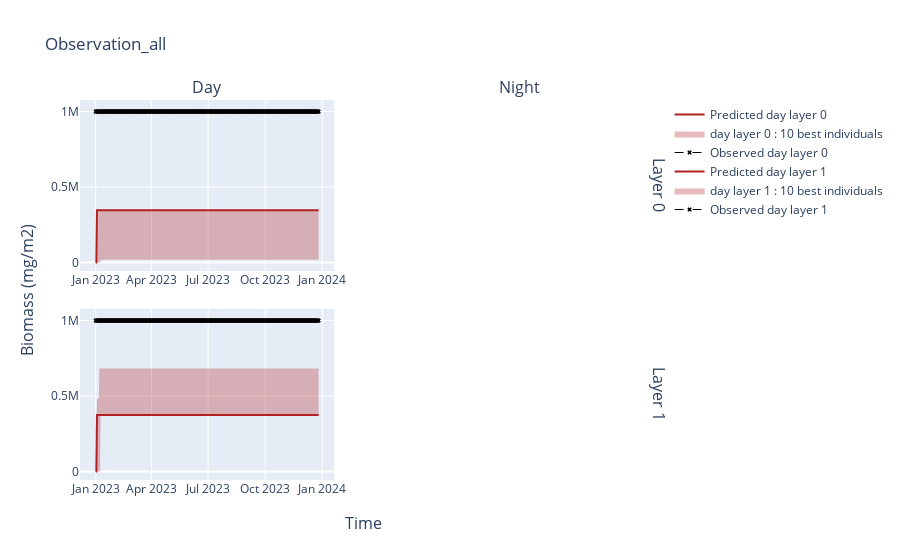
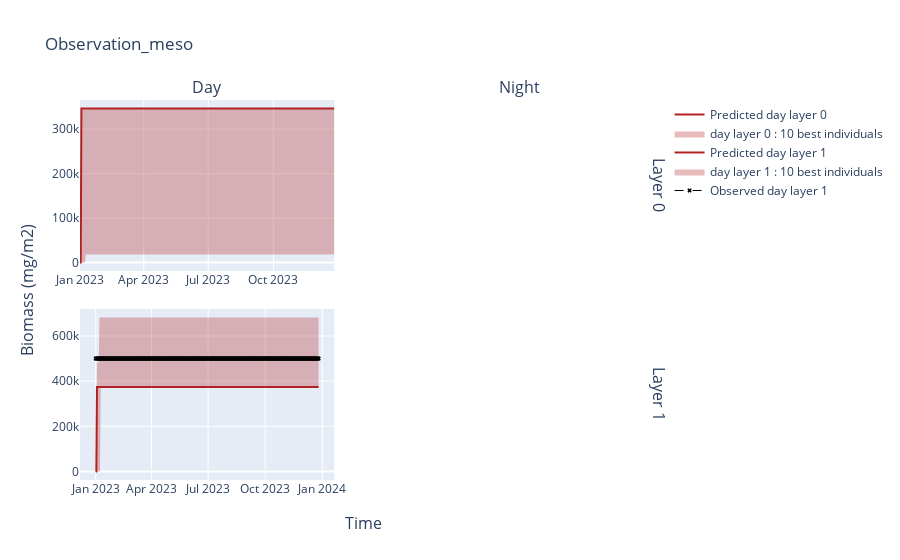

Notebook code cell kept with these figures, in order:
### Code cell
for fig in viewer.time_series(10):
    fig.show()

### Figure 1 — Plotly figure (JSON) as saved in the notebook; plotly's stock layout.template omitted (floating-point values rounded to 4 significant figures; data arrays with more than 128 entries replaced by an {"elided": "..."} marker saying what was removed)
{"data": [{"line": {"color": "firebrick", "dash": "solid", "width": 2}, "mode": "lines", "name": "Predicted day layer 0", "type": "scatter", "x": {"elided": "360 str values"}, "xaxis": "x", "y": {"elided": "360 float values"}, "yaxis": "y"}, {"fill": "toself", "fillcolor": "rgba(174,30,36,0.3)", "line": {"color": "rgba(0,0,0,0)"}, "name": "day layer 0 : 10 best individuals", "type": "scatter", "x": {"elided": "720 str values"}, "xaxis": "x", "y": {"elided": "720 float values"}, "yaxis": "y"}, {"line": {"color": "black", "dash": "dash", "width": 1}, "marker": {"color": "black", "size": 4, "symbol": "x"}, "mode": "lines+markers", "name": "Observed day layer 0", "type": "scatter", "x": {"elided": "360 str values"}, "xaxis": "x", "y": {"elided": "360 float values"}, "yaxis": "y"}, {"line": {"color": "firebrick", "dash": "solid", "width": 2}, "mode": "lines", "name": "Predicted day layer 1", "type": "scatter", "x": {"elided": "360 str values"}, "xaxis": "x3", "y": {"elided": "360 float values"}, "yaxis": "y3"}, {"fill": "toself", "fillcolor": "rgba(174,30,36,0.3)", "line": {"color": "rgba(0,0,0,0)"}, "name": "day layer 1 : 10 best individuals", "type": "scatter", "x": {"elided": "720 str values"}, "xaxis": "x3", "y": {"elided": "720 float values"}, "yaxis": "y3"}, {"line": {"color": "black", "dash": "dash", "width": 1}, "marker": {"color": "black", "size": 4, "symbol": "x"}, "mode": "lines+markers", "name": "Observed day layer 1", "type": "scatter", "x": {"elided": "360 str values"}, "xaxis": "x3", "y": {"elided": "360 float values"}, "yaxis": "y3"}], "layout": {"annotations": [{"font": {"size": 16}, "showarrow": false, "text": "Day", "x": 0.22, "xanchor": "center", "xref": "paper", "y": 1, "yanchor": "bottom", "yref": "paper"}, {"font": {"size": 16}, "showarrow": false, "text": "Night", "x": 0.76, "xanchor": "center", "xref": "paper", "y": 1, "yanchor": "bottom", "yref": "paper"}, {"font": {"size": 16}, "showarrow": false, "text": "Layer 0", "textangle": 90, "x": 0.98, "xanchor": "left", "xref": "paper", "y": 0.775, "yanchor": "middle", "yref": "paper"}, {"font": {"size": 16}, "showarrow": false, "text": "Layer 1", "textangle": 90, "x": 0.98, "xanchor": "left", "xref": "paper", "y": 0.225, "yanchor": "middle", "yref": "paper"}, {"font": {"size": 16}, "showarrow": false, "text": "Time", "x": 0.49, "xanchor": "center", "xref": "paper", "y": 0, "yanchor": "top", "yref": "paper", "yshift": -30}, {"font": {"size": 16}, "showarrow": false, "text": "Biomass (mg/m2)", "textangle": -90, "x": 0, "xanchor": "right", "xref": "paper", "xshift": -40, "y": 0.5, "yanchor": "middle", "yref": "paper"}], "title": {"text": "Observation_all"}, "xaxis": {"anchor": "y", "domain": [0, 0.44]}, "xaxis2": {"anchor": "y2", "domain": [0.54, 0.98]}, "xaxis3": {"anchor": "y3", "domain": [0, 0.44]}, "xaxis4": {"anchor": "y4", "domain": [0.54, 0.98]}, "yaxis": {"anchor": "x", "domain": [0.55, 1]}, "yaxis2": {"anchor": "x2", "domain": [0.55, 1]}, "yaxis3": {"anchor": "x3", "domain": [0, 0.45]}, "yaxis4": {"anchor": "x4", "domain": [0, 0.45]}}}

### Figure 2 — Plotly figure (JSON) as saved in the notebook; plotly's stock layout.template omitted (floating-point values rounded to 4 significant figures; data arrays with more than 128 entries replaced by an {"elided": "..."} marker saying what was removed)
{"data": [{"line": {"color": "firebrick", "dash": "solid", "width": 2}, "mode": "lines", "name": "Predicted day layer 0", "type": "scatter", "x": {"elided": "360 str values"}, "xaxis": "x", "y": {"elided": "360 float values"}, "yaxis": "y"}, {"fill": "toself", "fillcolor": "rgba(174,30,36,0.3)", "line": {"color": "rgba(0,0,0,0)"}, "name": "day layer 0 : 10 best individuals", "type": "scatter", "x": {"elided": "720 str values"}, "xaxis": "x", "y": {"elided": "720 float values"}, "yaxis": "y"}, {"line": {"color": "firebrick", "dash": "solid", "width": 2}, "mode": "lines", "name": "Predicted day layer 1", "type": "scatter", "x": {"elided": "360 str values"}, "xaxis": "x3", "y": {"elided": "360 float values"}, "yaxis": "y3"}, {"fill": "toself", "fillcolor": "rgba(174,30,36,0.3)", "line": {"color": "rgba(0,0,0,0)"}, "name": "day layer 1 : 10 best individuals", "type": "scatter", "x": {"elided": "720 str values"}, "xaxis": "x3", "y": {"elided": "720 float values"}, "yaxis": "y3"}, {"line": {"color": "black", "dash": "dash", "width": 1}, "marker": {"color": "black", "size": 4, "symbol": "x"}, "mode": "lines+markers", "name": "Observed day layer 1", "type": "scatter", "x": {"elided": "360 str values"}, "xaxis": "x3", "y": {"elided": "360 float values"}, "yaxis": "y3"}], "layout": {"annotations": [{"font": {"size": 16}, "showarrow": false, "text": "Day", "x": 0.22, "xanchor": "center", "xref": "paper", "y": 1, "yanchor": "bottom", "yref": "paper"}, {"font": {"size": 16}, "showarrow": false, "text": "Night", "x": 0.76, "xanchor": "center", "xref": "paper", "y": 1, "yanchor": "bottom", "yref": "paper"}, {"font": {"size": 16}, "showarrow": false, "text": "Layer 0", "textangle": 90, "x": 0.98, "xanchor": "left", "xref": "paper", "y": 0.775, "yanchor": "middle", "yref": "paper"}, {"font": {"size": 16}, "showarrow": false, "text": "Layer 1", "textangle": 90, "x": 0.98, "xanchor": "left", "xref": "paper", "y": 0.225, "yanchor": "middle", "yref": "paper"}, {"font": {"size": 16}, "showarrow": false, "text": "Time", "x": 0.49, "xanchor": "center", "xref": "paper", "y": 0, "yanchor": "top", "yref": "paper", "yshift": -30}, {"font": {"size": 16}, "showarrow": false, "text": "Biomass (mg/m2)", "textangle": -90, "x": 0, "xanchor": "right", "xref": "paper", "xshift": -40, "y": 0.5, "yanchor": "middle", "yref": "paper"}], "title": {"text": "Observation_meso"}, "xaxis": {"anchor": "y", "domain": [0, 0.44]}, "xaxis2": {"anchor": "y2", "domain": [0.54, 0.98]}, "xaxis3": {"anchor": "y3", "domain": [0, 0.44]}, "xaxis4": {"anchor": "y4", "domain": [0.54, 0.98]}, "yaxis": {"anchor": "x", "domain": [0.55, 1]}, "yaxis2": {"anchor": "x2", "domain": [0.55, 1]}, "yaxis3": {"anchor": "x3", "domain": [0, 0.45]}, "yaxis4": {"anchor": "x4", "domain": [0, 0.45]}}}
